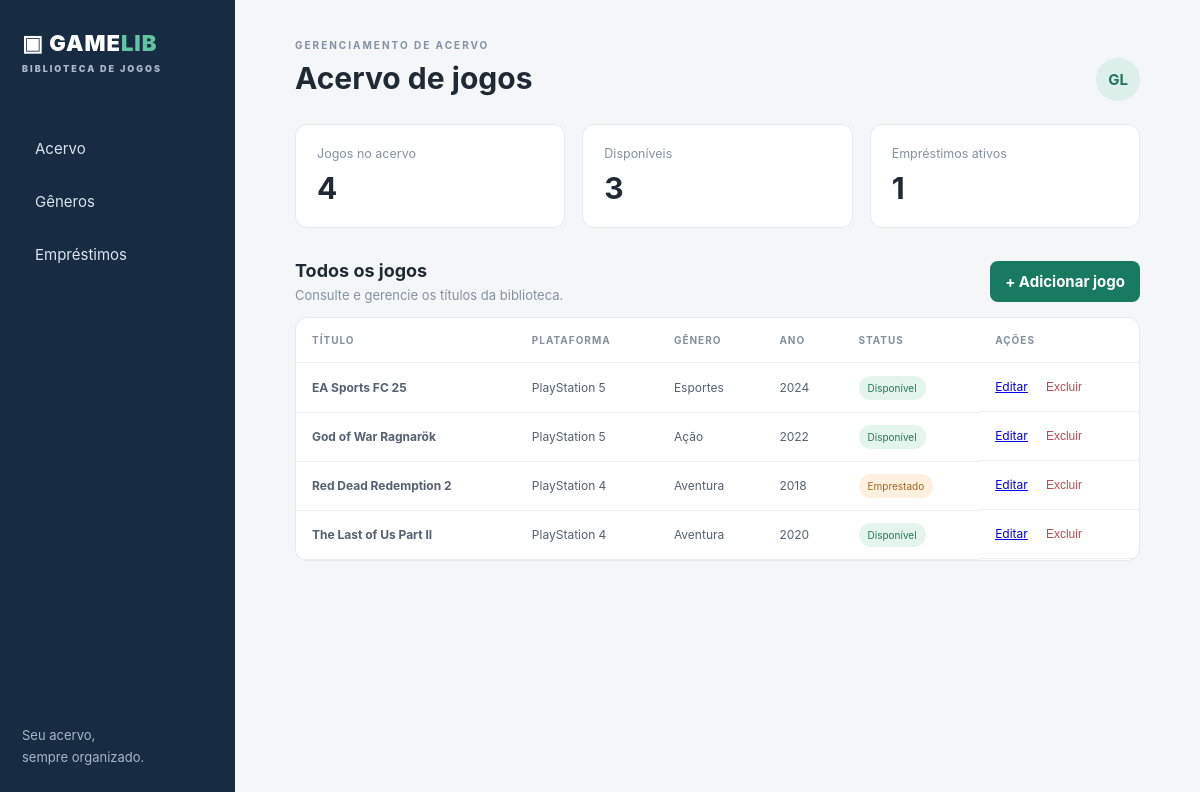
The page / on the database its author committed.
### tables this page shows
CREATE TABLE games (
            id INTEGER PRIMARY KEY AUTOINCREMENT,
            title TEXT NOT NULL,
            platform TEXT NOT NULL,
            release_year INTEGER,
            status TEXT NOT NULL DEFAULT 'Disponível'
              CHECK(status IN ('Disponível','Emprestado')),
            genre_id INTEGER NOT NULL,
            FOREIGN KEY (genre_id) REFERENCES genres(id)
        );

CREATE TABLE genres (
            id INTEGER PRIMARY KEY AUTOINCREMENT,
            name TEXT NOT NULL UNIQUE
        );

### app.py (the view)
@app.route("/")
def index():
    with connect() as db:
        total=db.execute("SELECT COUNT(*) FROM games").fetchone()[0]
        available=db.execute("SELECT COUNT(*) FROM games WHERE status='Disponível'").fetchone()[0]
        active=db.execute("SELECT COUNT(*) FROM loans WHERE status='Ativo'").fetchone()[0]
        games=db.execute("""SELECT g.*, ge.name AS genre FROM games g
          JOIN genres ge ON ge.id=g.genre_id ORDER BY g.title""").fetchall()
    return render_template("index.html",games=games,total=total,available=available,active=active)

### app.py (called while the page is built)
def connect():
    con = sqlite3.connect(DB)
    con.row_factory = sqlite3.Row
    con.execute("PRAGMA foreign_keys = ON")
    return con

### templates/index.html
{% extends "base.html" %}{% block content %}<section class="stats"><article><small>Jogos no acervo</small><b>{{total}}</b></article><article><small>Disponíveis</small><b>{{available}}</b></article><article><small>Empréstimos ativos</small><b>{{active}}</b></article></section><div class="section"><div><h2>Todos os jogos</h2><p>Consulte e gerencie os títulos da biblioteca.</p></div><a class="btn" href="/games/new">+ Adicionar jogo</a></div><div class="panel"><table><thead><tr><th>TÍTULO</th><th>PLATAFORMA</th><th>GÊNERO</th><th>ANO</th><th>STATUS</th><th>AÇÕES</th></tr></thead><tbody>{% for g in games %}<tr><td><b>{{g.title}}</b></td><td>{{g.platform}}</td><td>{{g.genre}}</td><td>{{g.release_year or '—'}}</td><td><span class="pill {{'available' if g.status=='Disponível' else 'borrowed'}}">{{g.status}}</span></td><td class="actions"><a href="/games/{{g.id}}/edit">Editar</a><form method="post" action="/games/{{g.id}}/delete" onsubmit="return confirm('Excluir este jogo?')"><button class="link danger">Excluir</button></form></td></tr>{% else %}<tr><td colspan="6">Nenhum jogo cadastrado.</td></tr>{% endfor %}</tbody></table></div>{% endblock %}

### templates/base.html (shortened to what this page needs)
<!doctype html><html lang="pt-br"><head><link rel="stylesheet" href="{{url_for('static',filename='style.css')}}"></head><body><aside><div class="brand">▣ GAME<span>LIB</span><small>BIBLIOTECA DE JOGOS</small></div><nav><a href="/">Acervo</a><a href="/genres">Gêneros</a><a href="/loans">Empréstimos</a></nav><div class="sidefoot">Seu acervo,<br>sempre organizado.</div></aside><main><header><div><small>GERENCIAMENTO DE ACERVO</small><h1>{% block title %}Acervo de jogos{% endblock %}</h1></div><div class="user">GL</div></header>{% block content %}{% endblock %}</main></body></html>

### static/style.css (style rules this page uses)
* { box-sizing:border-box }
body { margin:0;background:#f4f6f8;color:#202a35;font:15px Inter,Arial,sans-serif }
aside { position:fixed;inset:0 auto 0 0;width:235px;background:#172b43;color:#fff;padding:30px 22px }
.brand { font-size:22px;font-weight:900;letter-spacing:1px }
.brand span { color:#62c5a2 }
.brand small { display:block;color:#a8b8c9;font-size:9px;letter-spacing:2px;margin:7px 0 52px }
.sidefoot { position:absolute;bottom:32px;color:#a8b8c9;line-height:1.7;font-size:13px }
nav { display:grid;gap:8px }
nav a { color:#dce5ee;text-decoration:none;padding:13px;border-radius:8px }
main { margin-left:235px;padding:34px 5%;max-width:1600px }
header,.section { display:flex;justify-content:space-between;align-items:center }
header small { color:#8292a3;font-size:10px;letter-spacing:2px;font-weight:bold }
h1 { font-size:30px;margin:7px 0 28px }
.user { background:#dcefe9;color:#23755e;border-radius:50%;padding:12px;font-weight:bold }
.stats { display:grid;grid-template-columns:repeat(3,1fr);gap:17px;margin-bottom:32px }
.stats article,.panel,.formbox { background:white;border:1px solid #e4e9ee;border-radius:12px;padding:21px }
.stats small { display:block;color:#8492a0 }
.stats b { font-size:30px;display:block;margin-top:9px }
.section { margin-bottom:14px }
.section h2,h2 { font-size:18px;margin:0 0 6px }
.section p { color:#8492a0;font-size:13px;margin:0 }
.btn { background:#197a62;color:white;border:0;border-radius:8px;padding:11px 15px;text-decoration:none;font-weight:bold;cursor:pointer;display:inline-block }
.panel { padding:0;overflow:auto }
table { border-collapse:collapse;width:100%;min-width:700px }
th,td { text-align:left;padding:16px;border-bottom:1px solid #edf0f3;font-size:12px }
th { color:#82909d;font-size:10px;letter-spacing:1px }
td { color:#536170 }
.pill { font-size:10px;padding:6px 9px;border-radius:20px }
.available { background:#e3f5ed;color:#237858 }
.borrowed { background:#fff0df;color:#a5661c }
.actions { display:flex;gap:12px }
.link { border:0;background:none;color:#197a62;cursor:pointer;font-size:12px }
.danger { color:#b74e4e!important }

### rows shown on the page
games: title "EA Sports FC 25", platform "PlayStation 5", genre "Esportes", release_year "2024", status "Disponível"
games: title "God of War Ragnarök", platform "PlayStation 5", genre "Ação", release_year "2022", status "Disponível"
games: title "Red Dead Redemption 2", platform "PlayStation 4", genre "Aventura", release_year "2018", status "Emprestado"
games: title "The Last of Us Part II", platform "PlayStation 4", genre "Aventura", release_year "2020", status "Disponível"

### other values the page prints
{{ total }} "4"
{{ available }} "3"
{{ active }} "1"
